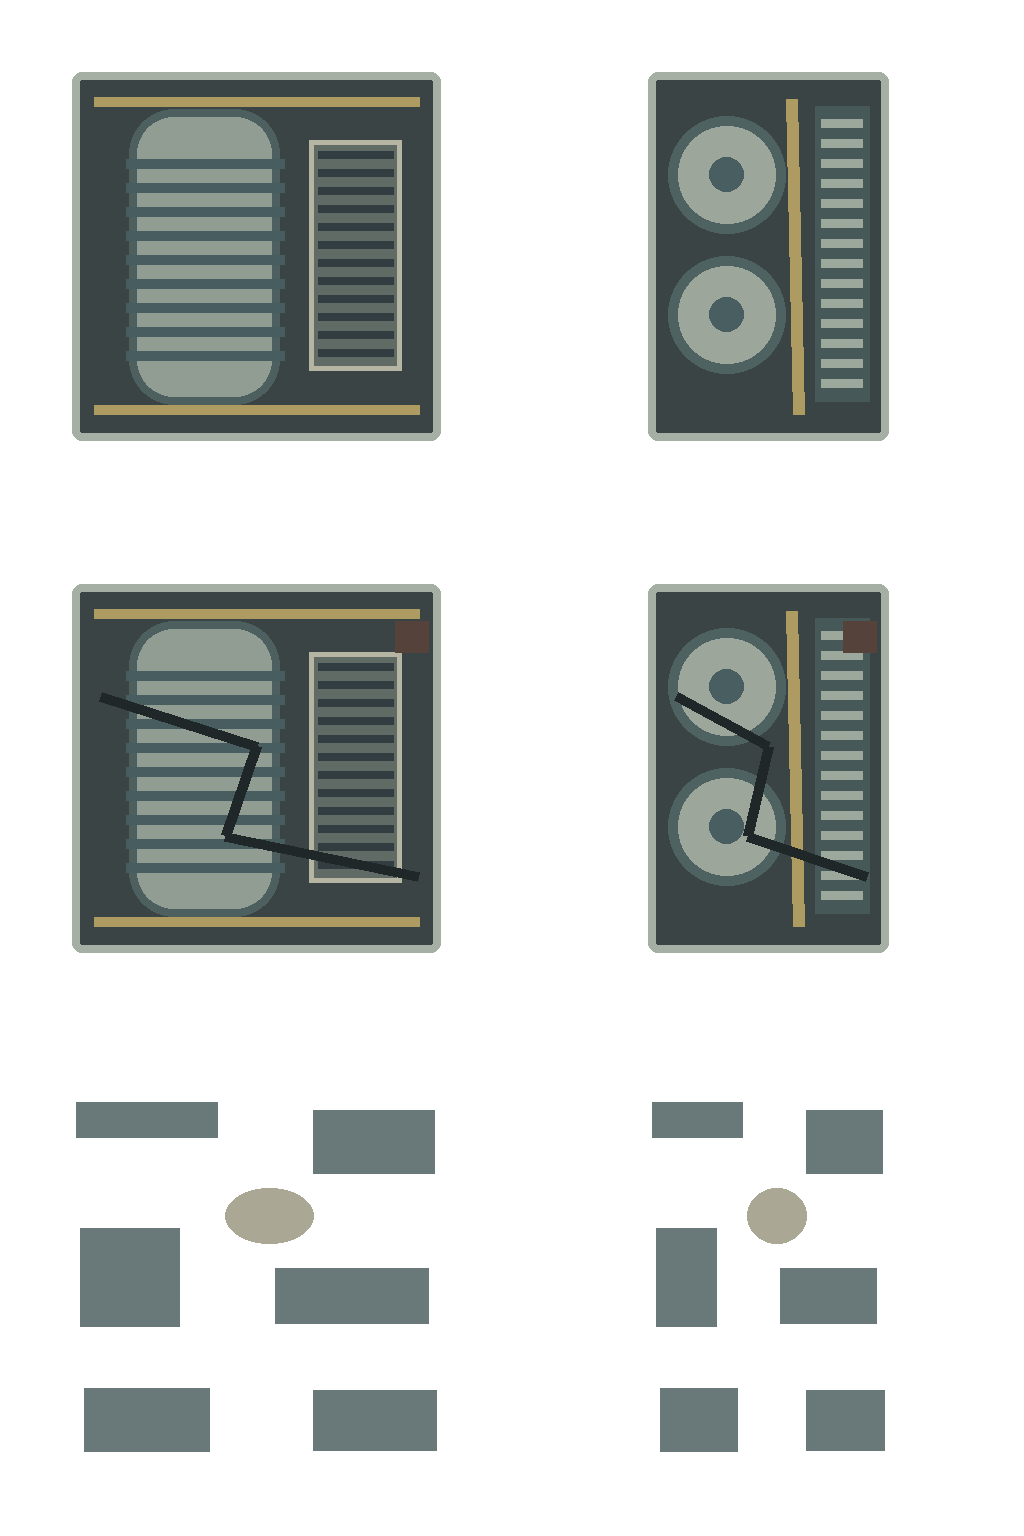

Generate this figure with Python:
from pathlib import Path
from PIL import Image, ImageDraw
# Geometry guide only: 512-square slots, 128 px/cell full placement frames.
# Columns: 3x3 turbine-alternator skid, 2x3 coolant/heat-exchanger skid.
# Rows: intact, standing damage, separated low wreckage.
out=Image.new('RGBA',(1024,1536)); d=ImageDraw.Draw(out)
for row in range(3):
    for col,w in enumerate((384,256)):
        x=col*512+(512-w)//2; y=row*512+64; h=384
        if row==2:
            for box in [(12,14,w*.40,49),(w*.65,22,w-14,85),(16,140,w*.30,238),
                        (w*.55,180,w-20,235),(20,300,w*.38,363),(w*.65,302,w-12,362)]:
                d.rectangle((x+box[0],y+box[1],x+box[2],y+box[3]),fill='#697879')
            d.ellipse((x+w*.42,y+100,x+w*.65,y+155),fill='#aaa895')
            continue
        d.rounded_rectangle((x+8,y+8,x+w-8,y+h-8),10,fill='#3a4445',outline='#a6afa3',width=8)
        if col==0:
            d.rounded_rectangle((x+65,y+45,x+215,y+340),45,fill='#919d92',outline='#4d5f5f',width=8)
            for yy in range(95,290,24): d.rectangle((x+62,y+yy,x+220,y+yy+9),fill='#475d60')
            d.rectangle((x+245,y+76,x+337,y+306),fill='#616b66',outline='#b6b5a3',width=5)
            for yy in range(90,294,18): d.line((x+254,y+yy,x+329,y+yy),fill='#323d42',width=8)
            for yy in (33,341): d.rectangle((x+30,y+yy,x+355,y+yy+9),fill='#ad9b61')
        else:
            for yy in (52,192):
                d.ellipse((x+28,y+yy,x+145,y+yy+117),fill='#9ca69b',outline='#4d6261',width=10)
                d.ellipse((x+69,y+yy+41,x+103,y+yy+75),fill='#495e61')
            d.rectangle((x+175,y+42,x+229,y+337),fill='#465858')
            for yy in range(55,325,20): d.rectangle((x+181,y+yy,x+222,y+yy+8),fill='#9ca89b')
            d.line((x+151,y+35,x+158,y+350),fill='#ad9b61',width=12)
        if row==1:
            d.line((x+36,y+120,x+w*.5,y+170,x+w*.42,y+260,x+w-30,y+300),fill='#202729',width=10)
            d.rectangle((x+w-53,y+45,x+w-20,y+76),fill='#55433b')
out.save(Path(__file__).with_suffix('.png'))
